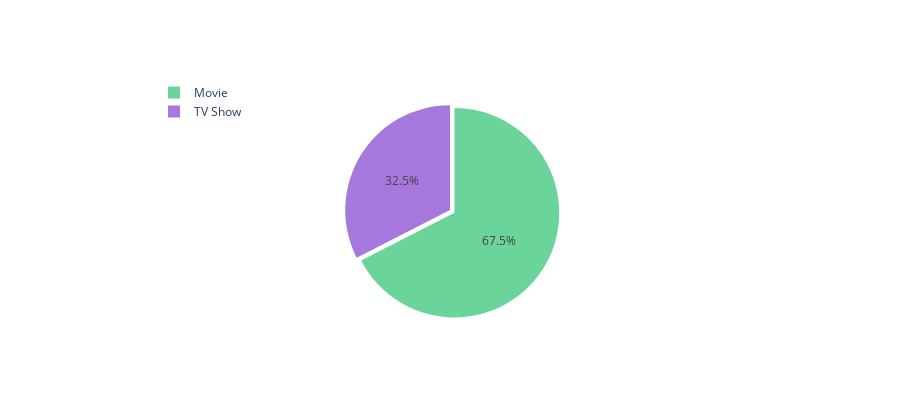

Notebook code cell kept with this figure:
### Markdown cell above
### content type on Netflix

### Code cell
col = "type"
grouped = df[col].value_counts().reset_index()
grouped = grouped.rename(columns = {col : "count", "index" : col})

## plot
trace = go.Pie(labels=grouped[col], values=grouped['count'], pull=[0.05, 0], marker=dict(colors=["#6ad49b", "#a678de"]))
layout = go.Layout(title="", height=400, legend=dict(x=0.1, y=1.1))
fig = go.Figure(data = [trace], layout = layout)
iplot(fig)

### Figure 1 — Plotly figure (JSON) as saved in the notebook; plotly's stock layout.template omitted (floating-point values rounded to 4 significant figures)
{"data": [{"labels": ["Movie", "TV Show"], "marker": {"colors": ["#6ad49b", "#a678de"]}, "pull": [0.05, 0], "type": "pie", "values": [3939, 1898]}], "layout": {"height": 400, "legend": {"x": 0.1, "y": 1.1}, "title": {"text": ""}}}
